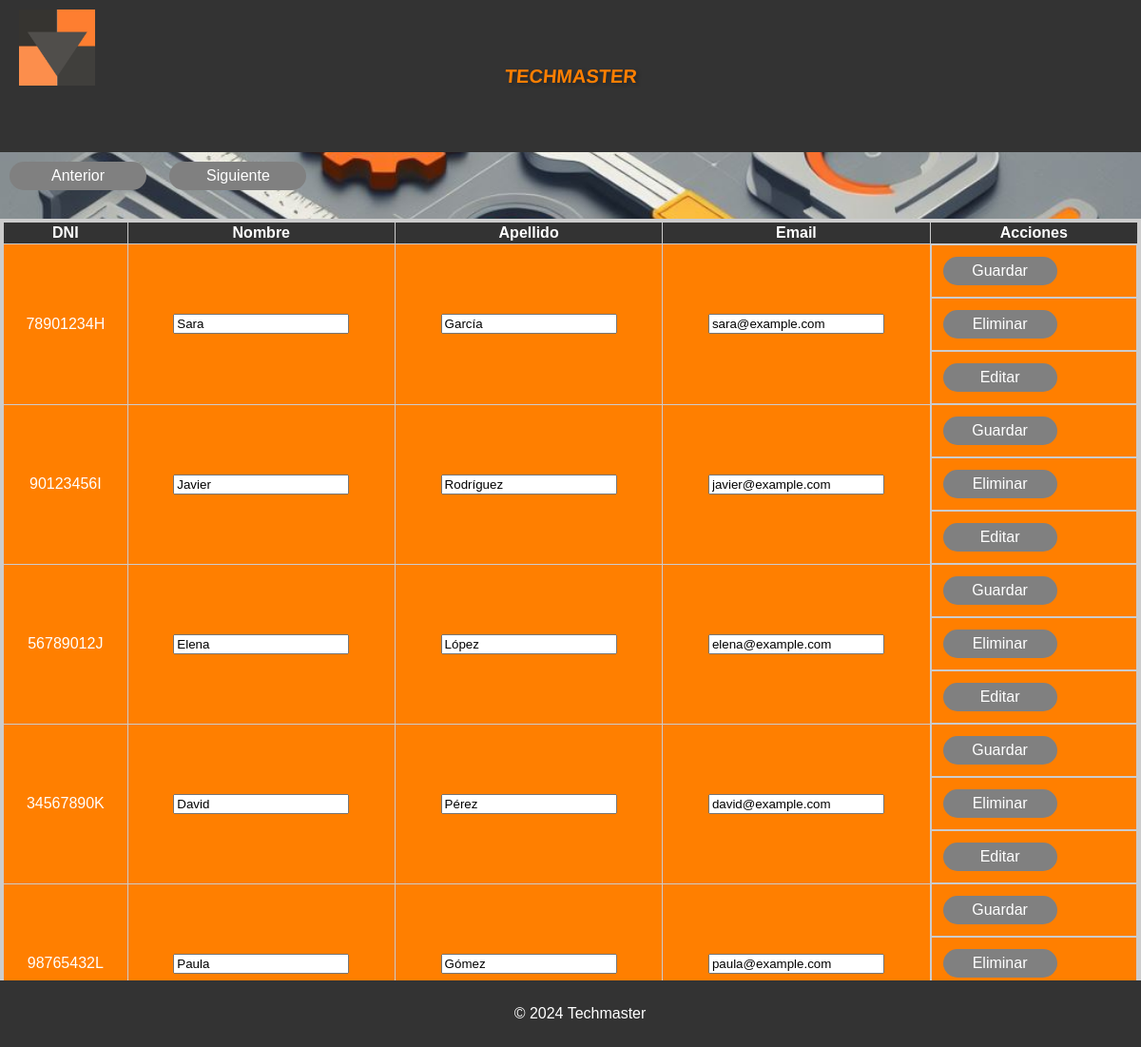
The page /buscar_clientes.php?pagina=2 (signed in) on the database its author committed.
### tables this page shows
CREATE TABLE `clientes` (
  `id` int(11) NOT NULL,
  `nombre` varchar(50) NOT NULL,
  `apellido` varchar(50) NOT NULL,
  `dni` varchar(10) NOT NULL,
  `email` varchar(100) DEFAULT NULL,
  `num_tickets` int(11) DEFAULT 0
);

### buscar_clientes.php (the view, shortened to what this page needs)
<!DOCTYPE html>
<html lang="es">
<head>
    <link rel="stylesheet" href="test.css">
</head>
<body>
<header>
    <div class="logo">
        <img src="techmaster_logo.png" alt="Logo de TechMaster">
    </div>
    <h1>TechMaster</h1>
</header>
<?php
$servername = "localhost";
$username = "root";
$password = "Asixdual2024.";
$dbname = "proyecto";
$conn = new mysqli($servername, $username, $password, $dbname);
$clientes_por_pagina = 5;
$pagina_actual = isset($_GET['pagina']) ? (int)$_GET['pagina'] : 1;
$inicio = ($pagina_actual > 1) ? ($pagina_actual * $clientes_por_pagina - $clientes_por_pagina) : 0;
$sql = "SELECT SQL_CALC_FOUND_ROWS dni, nombre, apellido, email FROM Clientes LIMIT ?, ?";
$stmt = $conn->prepare($sql);
$stmt->bind_param("ii", $inicio, $clientes_por_pagina);
$stmt->execute();
$result = $stmt->get_result();
$total_clientes = $conn->query("SELECT FOUND_ROWS() as total")->fetch_assoc()['total'];
$total_paginas = ceil($total_clientes / $clientes_por_pagina);
?>
<div class="pagination">
    <?php if ($pagina_actual > 1): ?>
        <a href="?pagina=<?php echo $pagina_actual - 1; ?>" class="button">Anterior</a>
    <?php endif; ?>
    <?php if ($pagina_actual < $total_paginas): ?>
        <a href="?pagina=<?php echo $pagina_actual + 1; ?>" class="button button-next">Siguiente</a>
    <?php endif; ?>
</div>
<div class="tabla-container">
    <table>
        <tr>
            <th>DNI</th>
            <th>Nombre</th>
            <th>Apellido</th>
            <th>Email</th>
            <th>Acciones</th>
        </tr>
        <?php if ($result && $result->num_rows > 0): ?>
            <?php while($row = $result->fetch_assoc()): ?>
                <tr>
                    <form action='' method='post'>
                        <td><?php echo htmlspecialchars($row["dni"]); ?></td>
                        <td><input type='text' name='nombre' value='<?php echo htmlspecialchars($row["nombre"]); ?>' readonly></td>
                        <td><input type='text' name='apellido' value='<?php echo htmlspecialchars($row["apellido"]); ?>' readonly></td>
                        <td><input type='text' name='email' value='<?php echo htmlspecialchars($row["email"]); ?>' readonly></td>
                        <td class="actions">
                            <input type='submit' value='Guardar' class='button'>
                        </td>
                    </form>
                    <form action='' method='post'>
                        <td class="actions">
                            <input type='submit' value='Eliminar' class='button'>
                        </td>
                    </form>
                    <td class="actions">
                        <button onclick='habilitarEdicion(this)' class='button'>Editar</button>
                    </td>
                </tr>
            <?php endwhile; ?>
        <?php else: ?>
            <tr>
                <td colspan="5">No se encontraron clientes.</td>
            </tr>
        <?php endif; ?>
    </table>
</div>
<footer>
    <p>© 2024 Techmaster</p>
</footer>
</body>
</html>

### test.css (style rules this page uses)
body { font-family: Arial, sans-serif; margin: 0; padding: 0; background-image: url('reparaciones_background.jpg'); background-size: cover; background-repeat: repeat; min-height: 100vh; position: relative; background-color: rgba(242, 242, 242, 0.3); }
header { background-color: #333; color: #fff; padding: 20px; text-align: center; position: relative; height: 120px; overflow: hidden; }
h1 { font-size: 20px; margin: 0; text-transform: uppercase; text-shadow: 2px 2px 4px rgba(0,0,0,0.3); transform: skew(-5deg); display: inline-block; color: #ff7f00; line-height: 120px; }
.logo { position: absolute; top: 10px; left: 20px; }
.logo img { width: 80px; height: auto; }
.button { display: inline-block; padding: 6px 12px; margin: 10px; background-color: #808080; color: #ffffff; text-decoration: none; border-radius: 20px; border: none; cursor: pointer; transition: background-color 0.3s ease; font-size: 16px; min-width: 120px; text-align: center; }
footer { background-color: #333; color: #fff; text-align: center; padding: 10px; position: fixed; bottom: 0; width: 100%; z-index: 1; margin-top: 20px; }
table { width: 100%; height: 50%; border-collapse: collapse; margin-top: 20px; margin-left: auto; margin-right: auto; border: 4px solid #ccc; }
th, td { border: 1px solid #ccc; text-align: center; color: #fff; background-color: #ff7f00; padding: 2px; }
th { background-color: #333; }
.actions { display: flex; align-items: center; }
.actions form, .actions button { margin-right: 10px; }

### rows shown on the page
clientes: dni "78901234H", nombre "Sara", apellido "García", email "sara@example.com"
clientes: dni "90123456I", nombre "Javier", apellido "Rodríguez", email "javier@example.com"
clientes: dni "56789012J", nombre "Elena", apellido "López", email "elena@example.com"
clientes: dni "34567890K", nombre "David", apellido "Pérez", email "david@example.com"
clientes: dni "98765432L", nombre "Paula", apellido "Gómez", email "paula@example.com"
